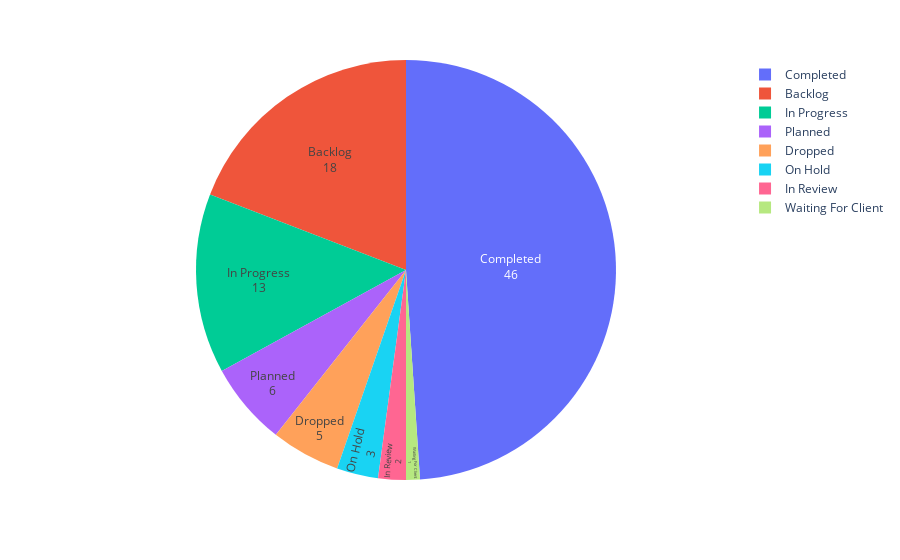

Source (notebook cell):
### Code cell
import chart_studio
username = 'kshit96'
api_key = 'koxCWL68bdDw2hy6r1mH'

chart_studio.tools.set_credentials_file(username=username, api_key=api_key)

fig = px.pie(df, values='Count', names='Status')
fig.update_traces(textposition='inside', textinfo='value+label')
fig.show()

import chart_studio.plotly as py
py.plot(fig, filename = 'card_statuses', auto_open=True)

### Figure 1 — Plotly figure (JSON) as saved in the notebook; plotly's stock layout.template omitted (floating-point values rounded to 4 significant figures)
{"data": [{"domain": {"x": [0, 1], "y": [0, 1]}, "hovertemplate": "Status=%{label}<br>Count=%{value}<extra></extra>", "labels": ["On Hold", "Completed", "In Progress", "In Review", "Waiting For Client", "Dropped", "Backlog", "Planned"], "legendgroup": "", "name": "", "showlegend": true, "textinfo": "value+label", "textposition": "inside", "type": "pie", "values": [3, 46, 13, 2, 1, 5, 18, 6]}], "layout": {"legend": {"tracegroupgap": 0}, "margin": {"t": 60}}}
